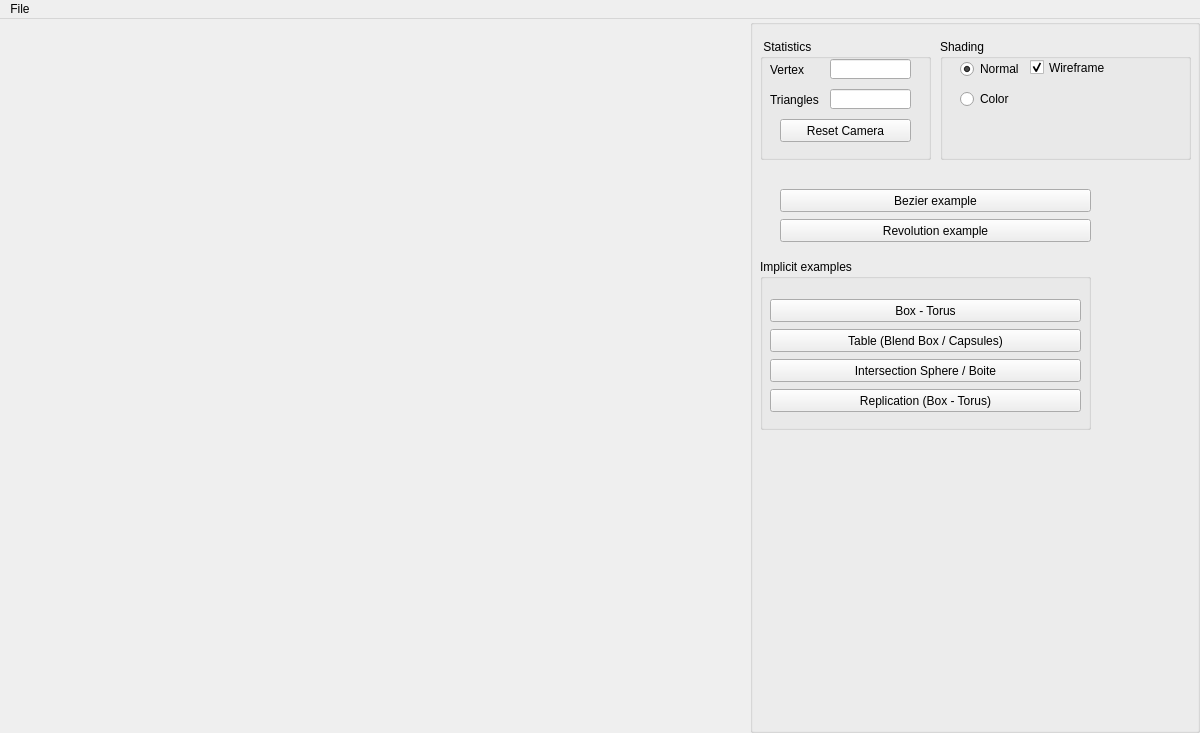
<?xml version="1.0" encoding="UTF-8"?>
<ui version="4.0">
 <class>Assets</class>
 <widget class="QMainWindow" name="Assets">
  <property name="geometry">
   <rect>
    <x>0</x>
    <y>0</y>
    <width>1200</width>
    <height>733</height>
   </rect>
  </property>
  <property name="minimumSize">
   <size>
    <width>420</width>
    <height>300</height>
   </size>
  </property>
  <property name="windowTitle">
   <string>Implicit Terrain</string>
  </property>
  <widget class="QWidget" name="centralwidget">
   <layout class="QHBoxLayout">
    <property name="spacing">
     <number>0</number>
    </property>
    <property name="leftMargin">
     <number>0</number>
    </property>
    <property name="topMargin">
     <number>0</number>
    </property>
    <property name="rightMargin">
     <number>0</number>
    </property>
    <property name="bottomMargin">
     <number>0</number>
    </property>
    <item>
     <widget class="QWidget" name="widget_GL" native="true"/>
    </item>
    <item>
     <widget class="QGroupBox" name="Parameters_groupBox">
      <property name="sizePolicy">
       <sizepolicy hsizetype="Maximum" vsizetype="Minimum">
        <horstretch>0</horstretch>
        <verstretch>0</verstretch>
       </sizepolicy>
      </property>
      <property name="minimumSize">
       <size>
        <width>450</width>
        <height>141</height>
       </size>
      </property>
      <property name="title">
       <string/>
      </property>
      <widget class="QGroupBox" name="groupBox_4">
       <property name="geometry">
        <rect>
         <x>10</x>
         <y>20</y>
         <width>171</width>
         <height>121</height>
        </rect>
       </property>
       <property name="title">
        <string> Statistics</string>
       </property>
       <widget class="QLabel" name="label_2">
        <property name="geometry">
         <rect>
          <x>10</x>
          <y>20</y>
          <width>61</width>
          <height>21</height>
         </rect>
        </property>
        <property name="text">
         <string>Vertex</string>
        </property>
       </widget>
       <widget class="QLineEdit" name="lineEdit_2">
        <property name="geometry">
         <rect>
          <x>70</x>
          <y>50</y>
          <width>81</width>
          <height>20</height>
         </rect>
        </property>
        <property name="alignment">
         <set>Qt::AlignmentFlag::AlignRight|Qt::AlignmentFlag::AlignTrailing|Qt::AlignmentFlag::AlignVCenter</set>
        </property>
       </widget>
       <widget class="QLabel" name="label_3">
        <property name="geometry">
         <rect>
          <x>10</x>
          <y>50</y>
          <width>61</width>
          <height>21</height>
         </rect>
        </property>
        <property name="text">
         <string>Triangles</string>
        </property>
       </widget>
       <widget class="QLineEdit" name="lineEdit">
        <property name="geometry">
         <rect>
          <x>70</x>
          <y>20</y>
          <width>81</width>
          <height>20</height>
         </rect>
        </property>
        <property name="text">
         <string/>
        </property>
        <property name="alignment">
         <set>Qt::AlignmentFlag::AlignRight|Qt::AlignmentFlag::AlignTrailing|Qt::AlignmentFlag::AlignVCenter</set>
        </property>
       </widget>
       <widget class="QPushButton" name="resetcameraButton">
        <property name="geometry">
         <rect>
          <x>20</x>
          <y>80</y>
          <width>131</width>
          <height>23</height>
         </rect>
        </property>
        <property name="toolTip">
         <string>&lt;html&gt;&lt;head/&gt;&lt;body&gt;&lt;p&gt;&lt;span style=&quot; color:#5500ff;&quot;&gt;Callback #03&lt;/span&gt;&lt;/p&gt;&lt;p&gt;&lt;span style=&quot; font-style:italic; color:#aa00ff;&quot;&gt;Create Eurographics 1996 Bird&lt;/span&gt;&lt;/p&gt;&lt;/body&gt;&lt;/html&gt;</string>
        </property>
        <property name="text">
         <string>Reset Camera</string>
        </property>
        <property name="checkable">
         <bool>true</bool>
        </property>
        <property name="autoDefault">
         <bool>false</bool>
        </property>
        <property name="default">
         <bool>false</bool>
        </property>
        <property name="flat">
         <bool>false</bool>
        </property>
       </widget>
      </widget>
      <widget class="QGroupBox" name="groupBox_13">
       <property name="geometry">
        <rect>
         <x>190</x>
         <y>20</y>
         <width>251</width>
         <height>121</height>
        </rect>
       </property>
       <property name="title">
        <string>Shading</string>
       </property>
       <widget class="QRadioButton" name="radioShadingButton_1">
        <property name="geometry">
         <rect>
          <x>20</x>
          <y>20</y>
          <width>61</width>
          <height>20</height>
         </rect>
        </property>
        <property name="text">
         <string>Normal</string>
        </property>
        <property name="checked">
         <bool>true</bool>
        </property>
       </widget>
       <widget class="QCheckBox" name="wireframe">
        <property name="geometry">
         <rect>
          <x>90</x>
          <y>20</y>
          <width>81</width>
          <height>17</height>
         </rect>
        </property>
        <property name="text">
         <string>Wireframe</string>
        </property>
        <property name="checked">
         <bool>true</bool>
        </property>
       </widget>
       <widget class="QRadioButton" name="radioShadingButton_2">
        <property name="geometry">
         <rect>
          <x>20</x>
          <y>50</y>
          <width>61</width>
          <height>20</height>
         </rect>
        </property>
        <property name="text">
         <string>Color</string>
        </property>
        <property name="checked">
         <bool>false</bool>
        </property>
       </widget>
      </widget>
      <widget class="QPushButton" name="bezier">
       <property name="geometry">
        <rect>
         <x>30</x>
         <y>170</y>
         <width>311</width>
         <height>23</height>
        </rect>
       </property>
       <property name="text">
        <string>Bezier example</string>
       </property>
       <property name="checkable">
        <bool>false</bool>
       </property>
      </widget>
      <widget class="QPushButton" name="revolution">
       <property name="geometry">
        <rect>
         <x>30</x>
         <y>200</y>
         <width>311</width>
         <height>23</height>
        </rect>
       </property>
       <property name="text">
        <string>Revolution example</string>
       </property>
       <property name="checkable">
        <bool>false</bool>
       </property>
      </widget>
      <widget class="QGroupBox" name="groupBox_14">
       <property name="geometry">
        <rect>
         <x>10</x>
         <y>240</y>
         <width>331</width>
         <height>171</height>
        </rect>
       </property>
       <property name="title">
        <string>Implicit examples</string>
       </property>
       <widget class="QPushButton" name="implicit_4">
        <property name="geometry">
         <rect>
          <x>10</x>
          <y>130</y>
          <width>311</width>
          <height>23</height>
         </rect>
        </property>
        <property name="text">
         <string>Replication (Box - Torus)</string>
        </property>
        <property name="checkable">
         <bool>false</bool>
        </property>
       </widget>
       <widget class="QPushButton" name="implicit">
        <property name="geometry">
         <rect>
          <x>10</x>
          <y>40</y>
          <width>311</width>
          <height>23</height>
         </rect>
        </property>
        <property name="text">
         <string>Box - Torus</string>
        </property>
        <property name="checkable">
         <bool>false</bool>
        </property>
       </widget>
       <widget class="QPushButton" name="implicit_2">
        <property name="geometry">
         <rect>
          <x>10</x>
          <y>70</y>
          <width>311</width>
          <height>23</height>
         </rect>
        </property>
        <property name="text">
         <string>Table (Blend Box / Capsules)</string>
        </property>
        <property name="checkable">
         <bool>false</bool>
        </property>
       </widget>
       <widget class="QPushButton" name="implicit_3">
        <property name="geometry">
         <rect>
          <x>10</x>
          <y>100</y>
          <width>311</width>
          <height>23</height>
         </rect>
        </property>
        <property name="text">
         <string>Intersection Sphere / Boite</string>
        </property>
        <property name="checkable">
         <bool>false</bool>
        </property>
       </widget>
      </widget>
     </widget>
    </item>
   </layout>
  </widget>
  <widget class="QMenuBar" name="menubar">
   <property name="geometry">
    <rect>
     <x>0</x>
     <y>0</y>
     <width>1200</width>
     <height>23</height>
    </rect>
   </property>
   <widget class="QMenu" name="menuFile">
    <property name="title">
     <string>File</string>
    </property>
   </widget>
   <addaction name="menuFile"/>
  </widget>
  <action name="actionExit">
   <property name="text">
    <string>Exit</string>
   </property>
   <property name="shortcut">
    <string>Esc</string>
   </property>
  </action>
  <action name="actionNew_Scene">
   <property name="text">
    <string>New Scene</string>
   </property>
  </action>
  <action name="actionExport_obj">
   <property name="text">
    <string>OBJ File (.obj)</string>
   </property>
  </action>
  <action name="actionExport_ma">
   <property name="text">
    <string>Maya File (.ma)</string>
   </property>
  </action>
  <action name="actionLoad_ma">
   <property name="text">
    <string>Load</string>
   </property>
  </action>
  <action name="actionGL">
   <property name="text">
    <string>GL</string>
   </property>
  </action>
  <action name="actionVectorized">
   <property name="text">
    <string>Vectorized</string>
   </property>
  </action>
  <action name="actionExport_svg">
   <property name="text">
    <string>SVG File (.svg)</string>
   </property>
  </action>
  <action name="actionSphere_Tracing_png">
   <property name="text">
    <string>Sphere Tracing (.png)</string>
   </property>
  </action>
 </widget>
 <resources/>
 <connections/>
</ui>
